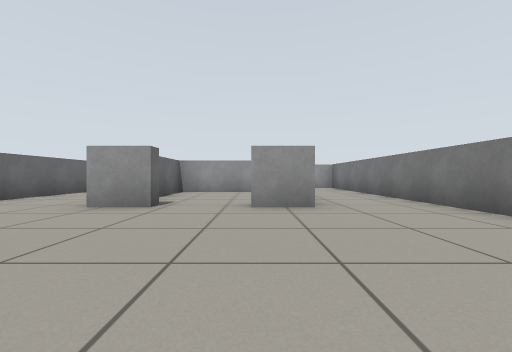
view 1 (above)

18 first-person views from a walk through a Gazebo world. The camera is 0.51 m above the floor, looks level and sees 90° across. The floor is counted in squares, 1 m on a side. Each view is taken from the middle of a square. On the plan, view 1 faces up. The plan holds only what a view shows up to about 9 squares ahead; the rest is blank.

view 2
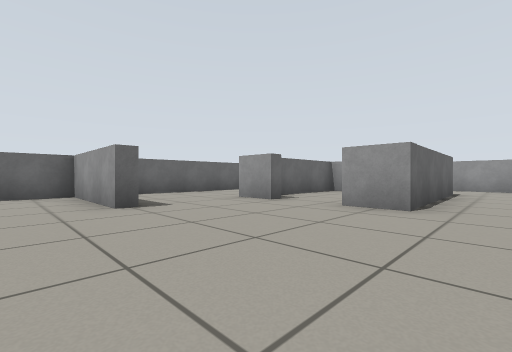

view 3
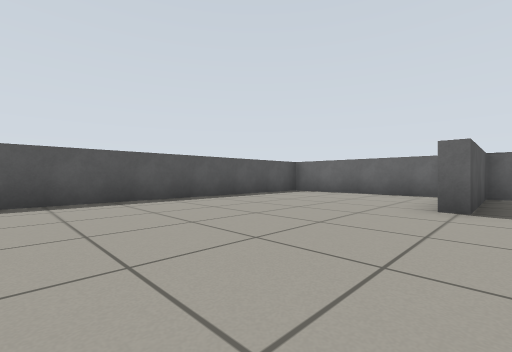

view 4
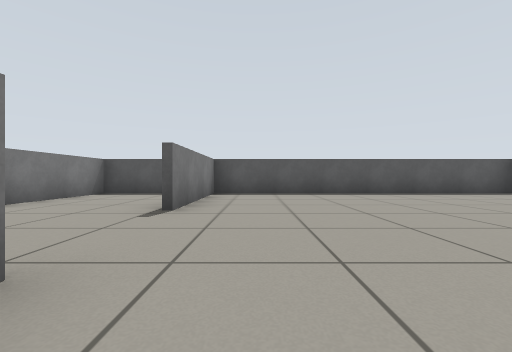

view 5
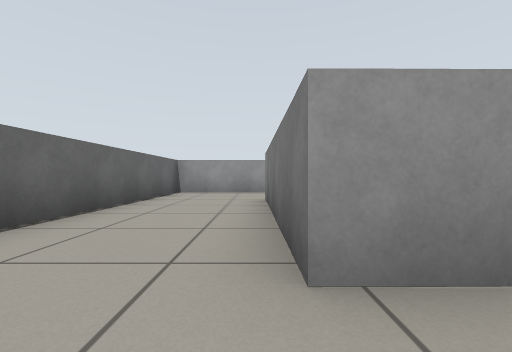

view 6
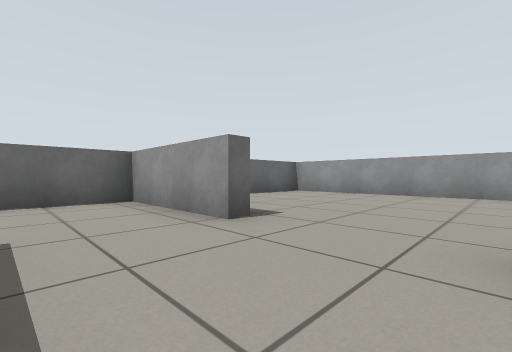

view 7
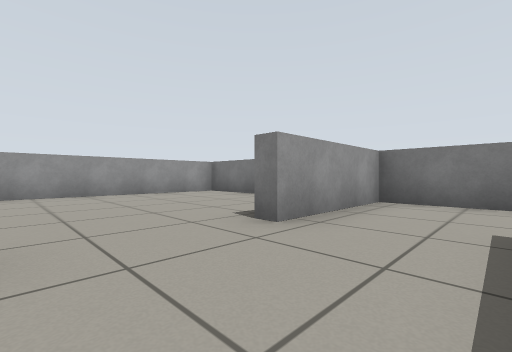

view 8
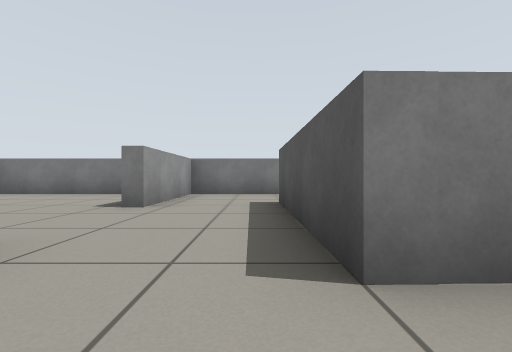

view 9
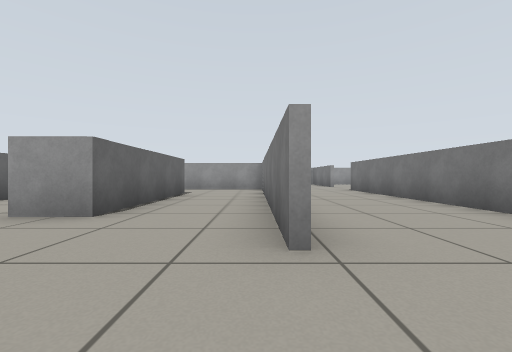

view 10
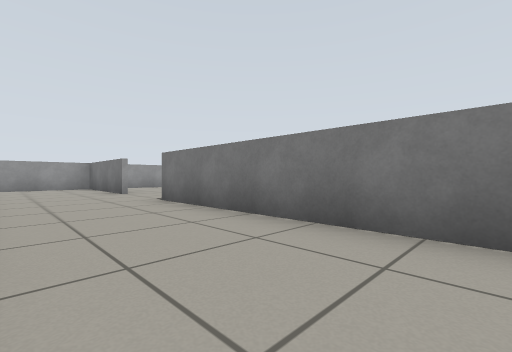

view 11
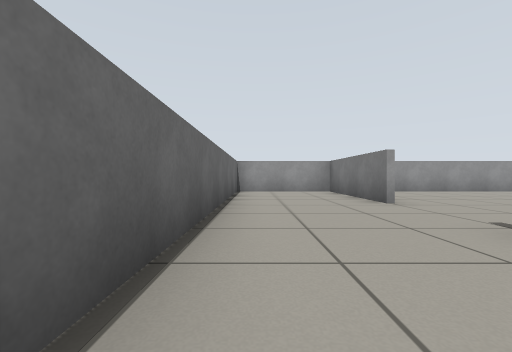

view 12
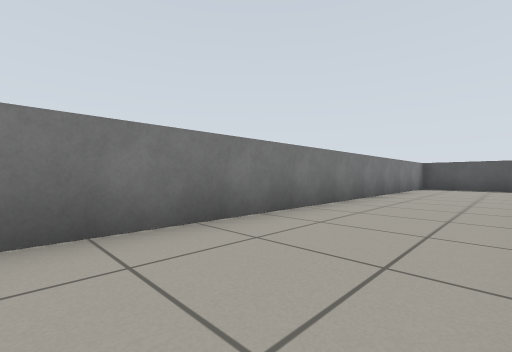

view 13
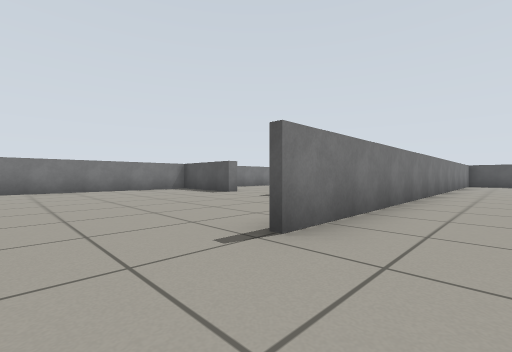

view 14
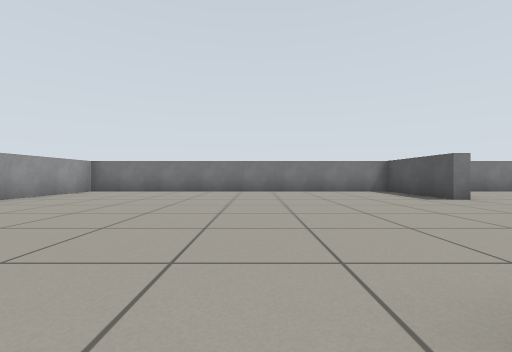

view 15
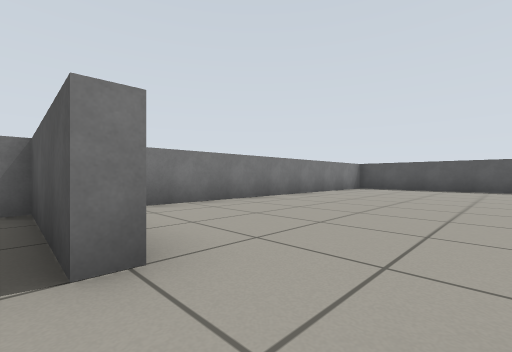

view 16
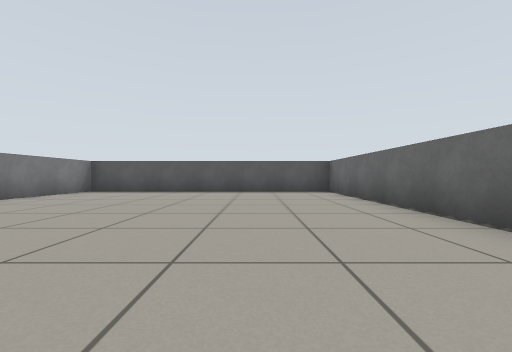

view 17
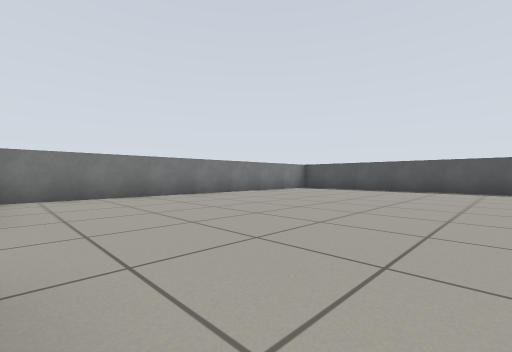

view 18
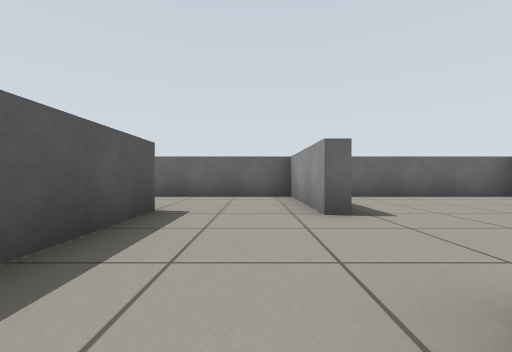

### Floor plan
Ten units are one square. View 1 is at (0, 0); x grows to the right and y downward. Boxes are objects, and circles mark ways between rooms. Rooms are numbered by the first view taken in them; rooms with no view inside come last. Other rooms are left out.
<svg viewBox="-59 -169 208 209">
<path fill="none" stroke="#000" d="M-35 -16 -23 -16 -23 -13 -54 -13 -54 34 32 34 32 -2M-17 -46 -17 -42 -28 -42M32 -28 32 -109 2 -109M9 -86 10 -42 -2 -42M-24 -113 -24 -109 -36 -109M2 -109 2 -112M32 -128 32 -164 -54 -164 -54 -124M-28 -85 9 -86M-28 -42 -28 -85M-36 -109 -54 -109 -54 -16 -35 -16M64 -128 64 -164 34 -164M40 34 70 34M64 35 64 -102M34 -161 34 -86M115 -63 115 -68 144 -67 144 -164 85 -164M66 -26 66 34M70 34 144 34 144 -60M-1 -82 -24 -81 -24 -54"/>
<circle cx="10" cy="-95" r="3" fill="#2a7"/>
<circle cx="-30" cy="-35" r="3" fill="#2a7"/>
<circle cx="30" cy="-15" r="3" fill="#2a7"/>
<circle cx="-10" cy="-40" r="3" fill="#2a7"/>
<circle cx="-30" cy="-95" r="3" fill="#2a7"/>
<circle cx="70" cy="-115" r="3" fill="#2a7"/>
<circle cx="105" cy="-70" r="3" fill="#2a7"/>
<text x="-10" y="-10">1</text>
<text x="-10" y="-130">2</text>
<text x="-50" y="-70">3</text>
<text x="50" y="-60">4</text>
<text x="110" y="-120">5</text>
<text x="110" y="-20">6</text>
<text x="-10" y="-60">7</text>
</svg>
Room 1 opens to room 2. Room 1 opens to room 3. Room 1 opens to room 4. Room 1 opens to room 7. Room 2 opens to room 3. Room 4 opens to room 5. Room 5 opens to room 6.

Where each view was taken, in squares from view 1:
view 1: 0 up, 0 right, facing up
view 2: 0 up, 2 right, facing up-left
view 3: 2 up, 2 right, facing down-left
view 4: 4 up, 2 right, facing down
view 5: 3 up, 3 left, facing up
view 6: 9 up, 0 right, facing up-left
view 7: 9 up, 2 left, facing up-right
view 8: 9 up, 4 left, facing right
view 9: 1 up, 3 right, facing up
view 10: 5 up, 4 right, facing up-right
view 11: 8 up, 4 right, facing up
view 12: 8 up, 4 right, facing down-right
view 13: 12 up, 5 right, facing down-right
view 14: 11 up, 6 right, facing right
view 15: 7 up, 10 right, facing down-right
view 16: 5 up, 9 right, facing down
view 17: 6 up, 8 right, facing down-right
view 18: 10 up, 1 right, facing left
